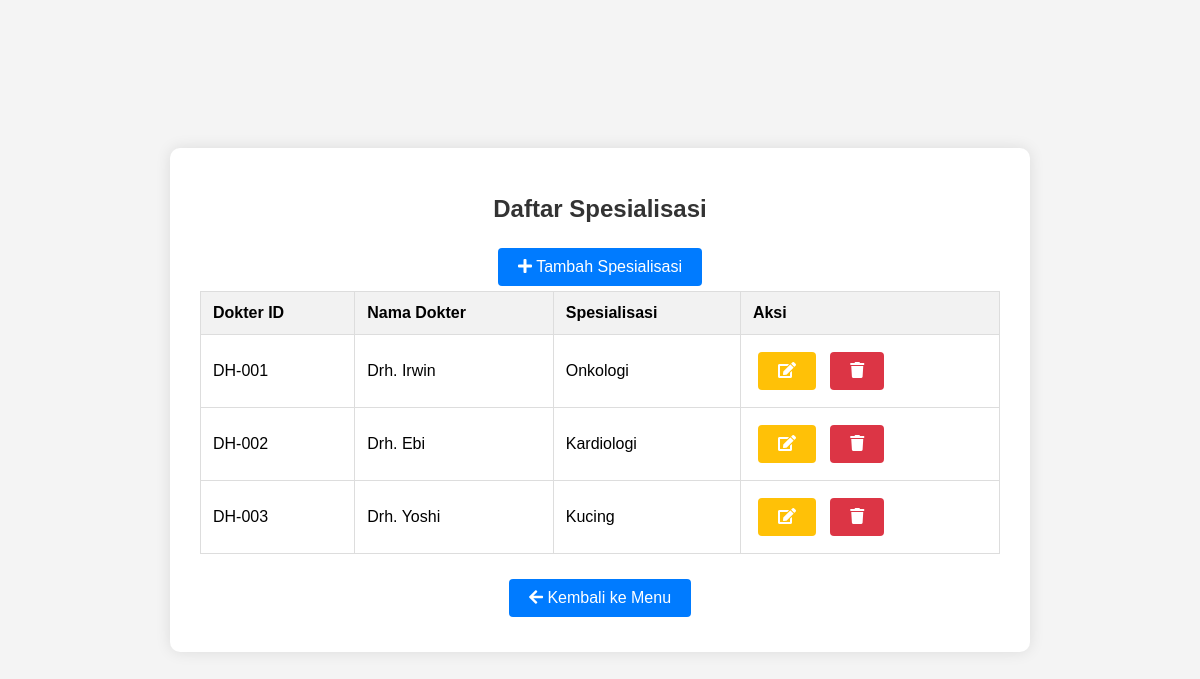
Screenshot of /src/models/spesialisasi/index.php with the database file from the repository.
### tables this page shows
CREATE TABLE `spesialisasi` (
  `Dokter_ID` varchar(10) NOT NULL,
  `Spesialisasi` varchar(100) DEFAULT NULL
);

CREATE TABLE `dokter_hewan` (
  `Dokter_ID` varchar(10) NOT NULL,
  `Dokter_Nama` varchar(100) DEFAULT NULL,
  `Dokter_Telp` varchar(20) DEFAULT NULL,
  `Dokter_Tgl_Mulai_Kerja` date DEFAULT NULL,
  `Klinik_ID` varchar(10) DEFAULT NULL
);

### src/models/Spesialisasi/index.php (the view, shortened to what this page needs)
<?php
include '../../connection.php';
$sql = "SELECT spesialisasi.Dokter_ID, spesialisasi.Spesialisasi, dokter_hewan.Dokter_Nama FROM spesialisasi JOIN dokter_hewan ON spesialisasi.Dokter_ID = dokter_hewan.Dokter_ID";
$result = $conn->query($sql);
?>
<!DOCTYPE html>
<html lang="en">
<head>
    <link rel="stylesheet" href="../../style/style.css">
    <link rel="stylesheet" href="https://cdnjs.cloudflare.com/ajax/libs/font-awesome/5.15.3/css/all.min.css">
</head>
<body>
    <div class="container">
        <h1>Daftar Spesialisasi</h1>
        <a href="create.php" class="btn btn-add"><i class="fas fa-plus"></i> Tambah Spesialisasi</a>
        <table>
            <tr>
                <th>Dokter ID</th>
                <th>Nama Dokter</th>
                <th>Spesialisasi</th>
                <th>Aksi</th>
            </tr>
            <?php
            if ($result->num_rows > 0) {
                while ($row = $result->fetch_assoc()) {
                    echo "<tr>";
                    echo "<td>{$row['Dokter_ID']}</td>";
                    echo "<td>{$row['Dokter_Nama']}</td>";
                    echo "<td>{$row['Spesialisasi']}</td>";
                    echo "<td>
                            <a href='update.php?id={$row['Dokter_ID']}' class='btn btn-edit'><i class='fas fa-edit'></i></a>
                            <a href='delete.php?id={$row['Dokter_ID']}' class='btn btn-delete'><i class='fas fa-trash'></i></a>
                          </td>";
                    echo "</tr>";
                }
            } else {
                echo "<tr><td colspan='4'>No data found</td></tr>";
            }
            ?>
        </table>
        <a href="../../app.php" class="btn btn-add"><i class="fas fa-arrow-left"></i> Kembali ke Menu</a>
    </div>
</body>
</html>

### src/style/style.css (style rules this page uses)
body { font-family: Arial, sans-serif; background-color: #f4f4f4; margin: 0; padding: 0; display: flex; justify-content: center; align-items: center; height: 100vh; }
.container { background-color: #fff; padding: 30px; border-radius: 10px; box-shadow: 0 0 15px rgba(0, 0, 0, 0.1); text-align: center; max-width: 800px; width: 100%; }
h1 { color: #333; margin-bottom: 20px; font-size: 24px; }
table { width: 100%; border-collapse: collapse; margin-bottom: 20px; }
table, th, td { border: 1px solid #ddd; }
th, td { padding: 12px; text-align: left; }
th { background-color: #f2f2f2; }
.btn { text-decoration: none; color: #fff; padding: 10px 20px; border-radius: 4px; transition: all 0.3s ease; display: inline-block; margin: 5px; }
.btn-add { background-color: #007bff; }
.btn-edit { background-color: #ffc107; }
.btn-delete { background-color: #dc3545; }

### rows the page displays
spesialisasi: Dokter_ID "DH-001", Dokter_ID.Dokter_Nama "Drh. Irwin", Spesialisasi "Onkologi"
spesialisasi: Dokter_ID "DH-002", Dokter_ID.Dokter_Nama "Drh. Ebi", Spesialisasi "Kardiologi"
spesialisasi: Dokter_ID "DH-003", Dokter_ID.Dokter_Nama "Drh. Yoshi", Spesialisasi "Kucing"
